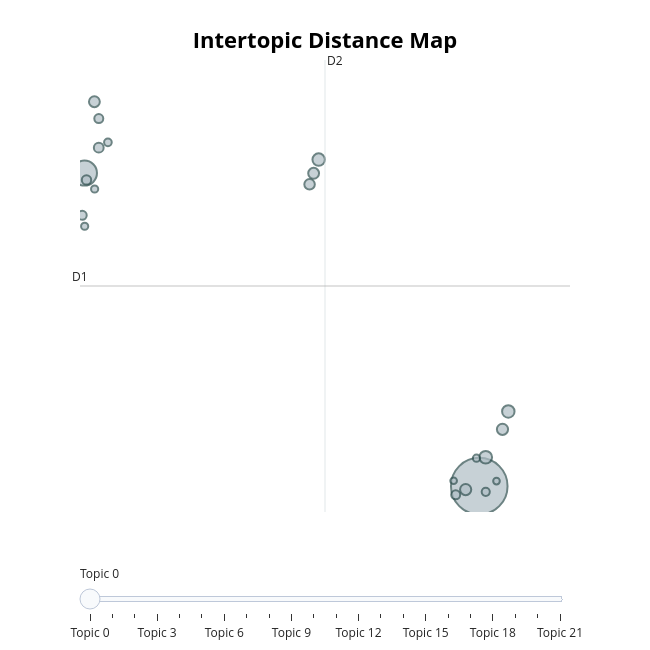

Notebook code cell kept with this figure:
### Code cell
topic_model.visualize_topics()

### Figure 1 — Plotly figure (JSON) as saved in the notebook; plotly's stock layout.template omitted (floating-point values rounded to 4 significant figures)
{"data": [{"customdata": [[0, "life | what | the | is | of", 434], [1, "to | it | children | the | save", 85], [2, "evil | good | bad | acts | people", 22], [3, "love | me | for | someone | it", 21], [4, "fate | destiny | predetermined | believe | is", 17], [5, "fighting | perhaps | return | win | half", 16], [6, "me | forgive | my | was | should", 21], [7, "wrong | real | fantasies | watching | as", 15], [8, "poor | compassion | person | why | deserve", 17], [9, "traitor | torturer | pressure | worthwhile | victim", 13], [10, "exchange | highest | treating | moral | parties", 12], [11, "war | conscriptionâ | fellow | forcing | halfway", 11], [12, "law | cultural | slavery | pederasty | cannibalism", 11], [13, "sex | wife | marriage | her | sexual", 16], [14, "am | who | kind | enough | man", 9], [15, "lie | troops | sharing | harm | there", 7], [16, "emotions | angry | anger | be | control", 8], [17, "free | freedom | right | choices | regarding", 11], [18, "attend | racist | funeral | his | who", 7], [19, "machine | smartphone | performance | judged | or", 6], [20, "unknownâ | all | nothing | there | comprehend", 7], [21, "energy | exceeds | far | reserve | needs", 6]], "hovertemplate": "<b>Topic %{customdata[0]}</b><br>%{customdata[1]}<br>Size: %{customdata[2]}", "legendgroup": "", "marker": {"color": "#B0BEC5", "line": {"color": "DarkSlateGrey", "width": 2}, "size": [434, 85, 22, 21, 17, 16, 21, 15, 17, 13, 12, 11, 11, 16, 9, 7, 8, 11, 7, 6, 7, 6], "sizemode": "area", "sizeref": 0.2712, "symbol": "circle"}, "mode": "markers", "name": "", "orientation": "v", "showlegend": false, "type": "scatter", "x": [17.93, -0.5908, 18.23, 10.4, 17.29, -0.1241, 19.29, 9.968, 19.02, 0.08055, -0.4943, 0.08193, -0.6951, 10.16, 18.23, -0.1133, 0.51, 16.82, -0.5808, 16.73, 17.8, 18.74], "xaxis": "x", "y": [-1.828, 3.562, -1.331, 3.795, -1.888, 4.791, -0.5427, 3.368, -0.8499, 4.0, 3.445, 4.501, 2.835, 3.559, -1.926, 3.288, 4.091, -1.977, 2.647, -1.735, -1.347, -1.742], "yaxis": "y"}], "layout": {"annotations": [{"showarrow": false, "text": "D1", "x": -0.7994, "y": 1.618, "yshift": 10}, {"showarrow": false, "text": "D2", "x": 10.69, "xshift": 10, "y": 5.509}], "height": 650, "hoverlabel": {"bgcolor": "white", "font": {"family": "Rockwell", "size": 16}}, "legend": {"itemsizing": "constant", "tracegroupgap": 0}, "margin": {"t": 60}, "shapes": [{"line": {"color": "#CFD8DC", "width": 2}, "type": "line", "x0": 10.69, "x1": 10.69, "y0": -2.274, "y1": 5.509}, {"line": {"color": "#9E9E9E", "width": 2}, "type": "line", "x0": -0.7994, "x1": 22.18, "y0": 1.618, "y1": 1.618}], "sliders": [{"active": 0, "pad": {"t": 50}, "steps": [{"args": [{"marker.color": [["red", "#B0BEC5", "#B0BEC5", "#B0BEC5", "#B0BEC5", "#B0BEC5", "#B0BEC5", "#B0BEC5", "#B0BEC5", "#B0BEC5", "#B0BEC5", "#B0BEC5", "#B0BEC5", "#B0BEC5", "#B0BEC5", "#B0BEC5", "#B0BEC5", "#B0BEC5", "#B0BEC5", "#B0BEC5", "#B0BEC5", "#B0BEC5"]]}], "label": "Topic 0", "method": "update"}, {"args": [{"marker.color": [["#B0BEC5", "red", "#B0BEC5", "#B0BEC5", "#B0BEC5", "#B0BEC5", "#B0BEC5", "#B0BEC5", "#B0BEC5", "#B0BEC5", "#B0BEC5", "#B0BEC5", "#B0BEC5", "#B0BEC5", "#B0BEC5", "#B0BEC5", "#B0BEC5", "#B0BEC5", "#B0BEC5", "#B0BEC5", "#B0BEC5", "#B0BEC5"]]}], "label": "Topic 1", "method": "update"}, {"args": [{"marker.color": [["#B0BEC5", "#B0BEC5", "red", "#B0BEC5", "#B0BEC5", "#B0BEC5", "#B0BEC5", "#B0BEC5", "#B0BEC5", "#B0BEC5", "#B0BEC5", "#B0BEC5", "#B0BEC5", "#B0BEC5", "#B0BEC5", "#B0BEC5", "#B0BEC5", "#B0BEC5", "#B0BEC5", "#B0BEC5", "#B0BEC5", "#B0BEC5"]]}], "label": "Topic 2", "method": "update"}, {"args": [{"marker.color": [["#B0BEC5", "#B0BEC5", "#B0BEC5", "red", "#B0BEC5", "#B0BEC5", "#B0BEC5", "#B0BEC5", "#B0BEC5", "#B0BEC5", "#B0BEC5", "#B0BEC5", "#B0BEC5", "#B0BEC5", "#B0BEC5", "#B0BEC5", "#B0BEC5", "#B0BEC5", "#B0BEC5", "#B0BEC5", "#B0BEC5", "#B0BEC5"]]}], "label": "Topic 3", "method": "update"}, {"args": [{"marker.color": [["#B0BEC5", "#B0BEC5", "#B0BEC5", "#B0BEC5", "red", "#B0BEC5", "#B0BEC5", "#B0BEC5", "#B0BEC5", "#B0BEC5", "#B0BEC5", "#B0BEC5", "#B0BEC5", "#B0BEC5", "#B0BEC5", "#B0BEC5", "#B0BEC5", "#B0BEC5", "#B0BEC5", "#B0BEC5", "#B0BEC5", "#B0BEC5"]]}], "label": "Topic 4", "method": "update"}, {"args": [{"marker.color": [["#B0BEC5", "#B0BEC5", "#B0BEC5", "#B0BEC5", "#B0BEC5", "red", "#B0BEC5", "#B0BEC5", "#B0BEC5", "#B0BEC5", "#B0BEC5", "#B0BEC5", "#B0BEC5", "#B0BEC5", "#B0BEC5", "#B0BEC5", "#B0BEC5", "#B0BEC5", "#B0BEC5", "#B0BEC5", "#B0BEC5", "#B0BEC5"]]}], "label": "Topic 5", "method": "update"}, {"args": [{"marker.color": [["#B0BEC5", "#B0BEC5", "#B0BEC5", "#B0BEC5", "#B0BEC5", "#B0BEC5", "red", "#B0BEC5", "#B0BEC5", "#B0BEC5", "#B0BEC5", "#B0BEC5", "#B0BEC5", "#B0BEC5", "#B0BEC5", "#B0BEC5", "#B0BEC5", "#B0BEC5", "#B0BEC5", "#B0BEC5", "#B0BEC5", "#B0BEC5"]]}], "label": "Topic 6", "method": "update"}, {"args": [{"marker.color": [["#B0BEC5", "#B0BEC5", "#B0BEC5", "#B0BEC5", "#B0BEC5", "#B0BEC5", "#B0BEC5", "red", "#B0BEC5", "#B0BEC5", "#B0BEC5", "#B0BEC5", "#B0BEC5", "#B0BEC5", "#B0BEC5", "#B0BEC5", "#B0BEC5", "#B0BEC5", "#B0BEC5", "#B0BEC5", "#B0BEC5", "#B0BEC5"]]}], "label": "Topic 7", "method": "update"}, {"args": [{"marker.color": [["#B0BEC5", "#B0BEC5", "#B0BEC5", "#B0BEC5", "#B0BEC5", "#B0BEC5", "#B0BEC5", "#B0BEC5", "red", "#B0BEC5", "#B0BEC5", "#B0BEC5", "#B0BEC5", "#B0BEC5", "#B0BEC5", "#B0BEC5", "#B0BEC5", "#B0BEC5", "#B0BEC5", "#B0BEC5", "#B0BEC5", "#B0BEC5"]]}], "label": "Topic 8", "method": "update"}, {"args": [{"marker.color": [["#B0BEC5", "#B0BEC5", "#B0BEC5", "#B0BEC5", "#B0BEC5", "#B0BEC5", "#B0BEC5", "#B0BEC5", "#B0BEC5", "red", "#B0BEC5", "#B0BEC5", "#B0BEC5", "#B0BEC5", "#B0BEC5", "#B0BEC5", "#B0BEC5", "#B0BEC5", "#B0BEC5", "#B0BEC5", "#B0BEC5", "#B0BEC5"]]}], "label": "Topic 9", "method": "update"}, {"args": [{"marker.color": [["#B0BEC5", "#B0BEC5", "#B0BEC5", "#B0BEC5", "#B0BEC5", "#B0BEC5", "#B0BEC5", "#B0BEC5", "#B0BEC5", "#B0BEC5", "red", "#B0BEC5", "#B0BEC5", "#B0BEC5", "#B0BEC5", "#B0BEC5", "#B0BEC5", "#B0BEC5", "#B0BEC5", "#B0BEC5", "#B0BEC5", "#B0BEC5"]]}], "label": "Topic 10", "method": "update"}, {"args": [{"marker.color": [["#B0BEC5", "#B0BEC5", "#B0BEC5", "#B0BEC5", "#B0BEC5", "#B0BEC5", "#B0BEC5", "#B0BEC5", "#B0BEC5", "#B0BEC5", "#B0BEC5", "red", "#B0BEC5", "#B0BEC5", "#B0BEC5", "#B0BEC5", "#B0BEC5", "#B0BEC5", "#B0BEC5", "#B0BEC5", "#B0BEC5", "#B0BEC5"]]}], "label": "Topic 11", "method": "update"}, {"args": [{"marker.color": [["#B0BEC5", "#B0BEC5", "#B0BEC5", "#B0BEC5", "#B0BEC5", "#B0BEC5", "#B0BEC5", "#B0BEC5", "#B0BEC5", "#B0BEC5", "#B0BEC5", "#B0BEC5", "red", "#B0BEC5", "#B0BEC5", "#B0BEC5", "#B0BEC5", "#B0BEC5", "#B0BEC5", "#B0BEC5", "#B0BEC5", "#B0BEC5"]]}], "label": "Topic 12", "method": "update"}, {"args": [{"marker.color": [["#B0BEC5", "#B0BEC5", "#B0BEC5", "#B0BEC5", "#B0BEC5", "#B0BEC5", "#B0BEC5", "#B0BEC5", "#B0BEC5", "#B0BEC5", "#B0BEC5", "#B0BEC5", "#B0BEC5", "red", "#B0BEC5", "#B0BEC5", "#B0BEC5", "#B0BEC5", "#B0BEC5", "#B0BEC5", "#B0BEC5", "#B0BEC5"]]}], "label": "Topic 13", "method": "update"}, {"args": [{"marker.color": [["#B0BEC5", "#B0BEC5", "#B0BEC5", "#B0BEC5", "#B0BEC5", "#B0BEC5", "#B0BEC5", "#B0BEC5", "#B0BEC5", "#B0BEC5", "#B0BEC5", "#B0BEC5", "#B0BEC5", "#B0BEC5", "red", "#B0BEC5", "#B0BEC5", "#B0BEC5", "#B0BEC5", "#B0BEC5", "#B0BEC5", "#B0BEC5"]]}], "label": "Topic 14", "method": "update"}, {"args": [{"marker.color": [["#B0BEC5", "#B0BEC5", "#B0BEC5", "#B0BEC5", "#B0BEC5", "#B0BEC5", "#B0BEC5", "#B0BEC5", "#B0BEC5", "#B0BEC5", "#B0BEC5", "#B0BEC5", "#B0BEC5", "#B0BEC5", "#B0BEC5", "red", "#B0BEC5", "#B0BEC5", "#B0BEC5", "#B0BEC5", "#B0BEC5", "#B0BEC5"]]}], "label": "Topic 15", "method": "update"}, {"args": [{"marker.color": [["#B0BEC5", "#B0BEC5", "#B0BEC5", "#B0BEC5", "#B0BEC5", "#B0BEC5", "#B0BEC5", "#B0BEC5", "#B0BEC5", "#B0BEC5", "#B0BEC5", "#B0BEC5", "#B0BEC5", "#B0BEC5", "#B0BEC5", "#B0BEC5", "red", "#B0BEC5", "#B0BEC5", "#B0BEC5", "#B0BEC5", "#B0BEC5"]]}], "label": "Topic 16", "method": "update"}, {"args": [{"marker.color": [["#B0BEC5", "#B0BEC5", "#B0BEC5", "#B0BEC5", "#B0BEC5", "#B0BEC5", "#B0BEC5", "#B0BEC5", "#B0BEC5", "#B0BEC5", "#B0BEC5", "#B0BEC5", "#B0BEC5", "#B0BEC5", "#B0BEC5", "#B0BEC5", "#B0BEC5", "red", "#B0BEC5", "#B0BEC5", "#B0BEC5", "#B0BEC5"]]}], "label": "Topic 17", "method": "update"}, {"args": [{"marker.color": [["#B0BEC5", "#B0BEC5", "#B0BEC5", "#B0BEC5", "#B0BEC5", "#B0BEC5", "#B0BEC5", "#B0BEC5", "#B0BEC5", "#B0BEC5", "#B0BEC5", "#B0BEC5", "#B0BEC5", "#B0BEC5", "#B0BEC5", "#B0BEC5", "#B0BEC5", "#B0BEC5", "red", "#B0BEC5", "#B0BEC5", "#B0BEC5"]]}], "label": "Topic 18", "method": "update"}, {"args": [{"marker.color": [["#B0BEC5", "#B0BEC5", "#B0BEC5", "#B0BEC5", "#B0BEC5", "#B0BEC5", "#B0BEC5", "#B0BEC5", "#B0BEC5", "#B0BEC5", "#B0BEC5", "#B0BEC5", "#B0BEC5", "#B0BEC5", "#B0BEC5", "#B0BEC5", "#B0BEC5", "#B0BEC5", "#B0BEC5", "red", "#B0BEC5", "#B0BEC5"]]}], "label": "Topic 19", "method": "update"}, {"args": [{"marker.color": [["#B0BEC5", "#B0BEC5", "#B0BEC5", "#B0BEC5", "#B0BEC5", "#B0BEC5", "#B0BEC5", "#B0BEC5", "#B0BEC5", "#B0BEC5", "#B0BEC5", "#B0BEC5", "#B0BEC5", "#B0BEC5", "#B0BEC5", "#B0BEC5", "#B0BEC5", "#B0BEC5", "#B0BEC5", "#B0BEC5", "red", "#B0BEC5"]]}], "label": "Topic 20", "method": "update"}, {"args": [{"marker.color": [["#B0BEC5", "#B0BEC5", "#B0BEC5", "#B0BEC5", "#B0BEC5", "#B0BEC5", "#B0BEC5", "#B0BEC5", "#B0BEC5", "#B0BEC5", "#B0BEC5", "#B0BEC5", "#B0BEC5", "#B0BEC5", "#B0BEC5", "#B0BEC5", "#B0BEC5", "#B0BEC5", "#B0BEC5", "#B0BEC5", "#B0BEC5", "red"]]}], "label": "Topic 21", "method": "update"}]}], "title": {"font": {"color": "Black", "size": 22}, "text": "<b>Intertopic Distance Map</b>", "x": 0.5, "xanchor": "center", "y": 0.95, "yanchor": "top"}, "width": 650, "xaxis": {"anchor": "y", "domain": [0, 1], "range": [-0.7994, 22.18], "title": {"text": ""}, "visible": false}, "yaxis": {"anchor": "x", "domain": [0, 1], "range": [-2.274, 5.509], "title": {"text": ""}, "visible": false}}}
